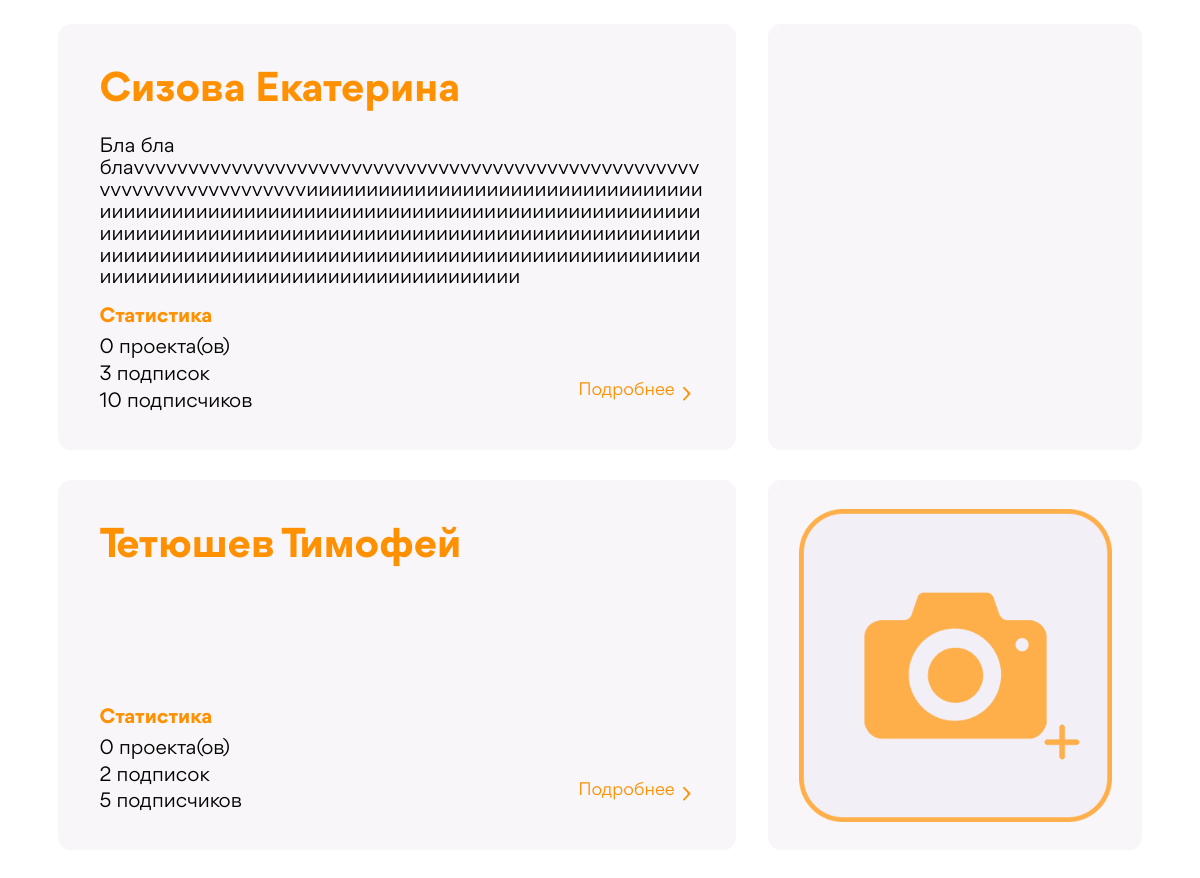
/ (middle part), run on an earlier commit of the app's database.
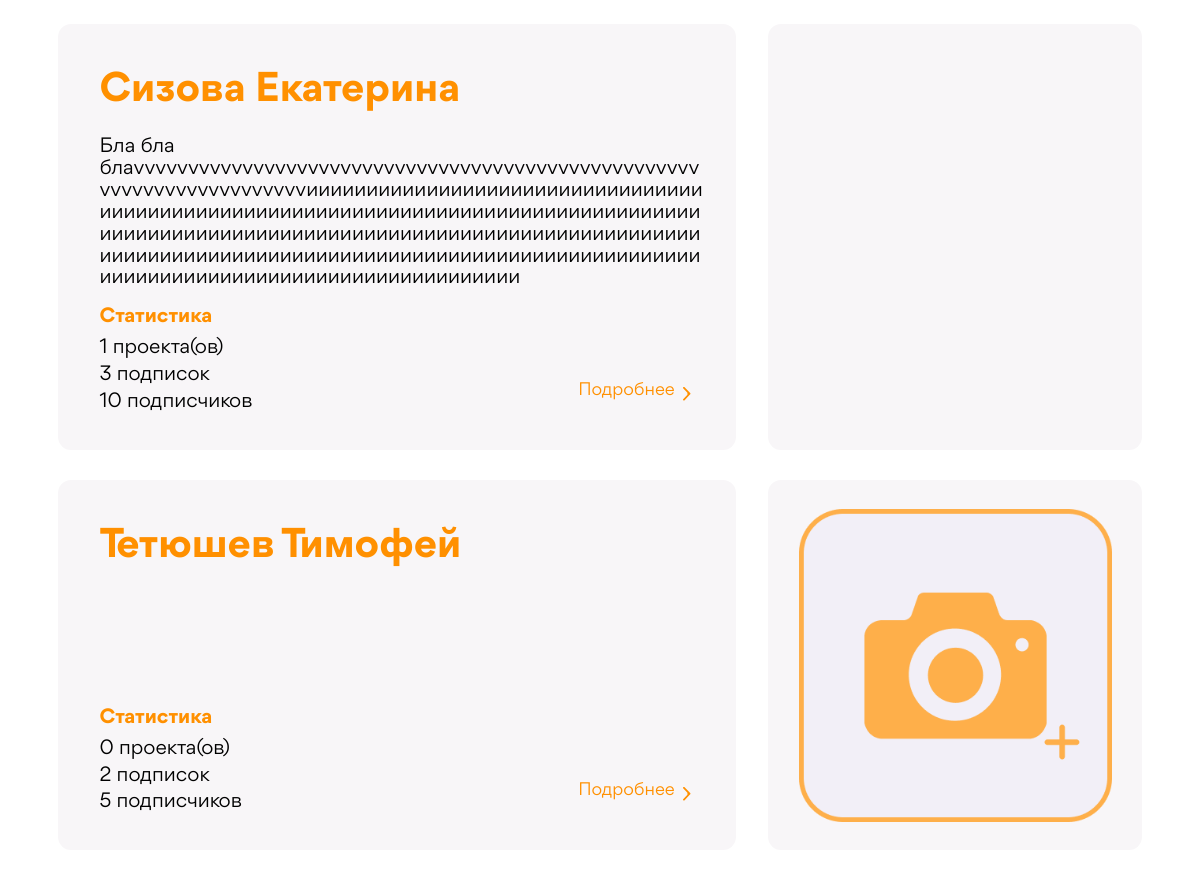
And on a later commit of the database.
### Accounts/models.py (models this page shows, shortened)
class User(AbstractUser):
    sur_sur_name = models.CharField(max_length=20, verbose_name="Фамилия",blank=True)
    slug = models.SlugField(verbose_name='Слаг', unique=True)
    descriptions = models.TextField(max_length=300, verbose_name='Описание',blank=True)
    email = models.EmailField(verbose_name='Почта',blank=True)
    spec = models.ForeignKey('Specs', db_index=True, on_delete=models.PROTECT, verbose_name="Специализация",blank=True, default=1)
    photo = models.ImageField(upload_to=user_directory_path, blank=True, verbose_name="Фото")
    time_create = models.DateTimeField(auto_now_add=True, verbose_name="Время создания")
    vk_url = models.URLField(max_length=128, blank=True, verbose_name='VK')
    hh_url = models.URLField(max_length=128,blank=True, verbose_name='HH')
    behance_url = models.URLField(max_length=128,blank=True,verbose_name='BH')
    def get_projects(self):
        return Project.objects.all().filter(users=self)
    def count_projects(self):
        return self.get_projects().count()
    def get_followers(self):
        return Follow.objects.all().filter(follow_from_id=self.id).values_list('follow_to', flat=True)
    def count_followers(self):
        return self.get_followers().count()
    def count_followings(self):
        return Follow.objects.all().filter(follow_to_id=self.id).count()
    def get_short_name(self):
        return '{0} {1}'.format(self.last_name, self.first_name)
    class Meta:
        verbose_name = 'Юзер'
        verbose_name_plural = 'Юзеры'
        ordering = ['id']

### Accounts/views.py (the view)
# urls.py: 2. Add a URL to urlpatterns:  path('', Home.as_view(), name='home')
class Home(ListView):
    model = User
    template_name = "main_page.html"
    context_object_name = "users"
    def get_context_data(self, *, object_list = None, **kwargs):
        context = super().get_context_data(**kwargs)
        context['title'] = "Главная страница"
        return context
    def get_queryset(self):
        users = User.objects.all().exclude(id=self.request.user.id).filter(is_superuser=0)
        if self.request.method == 'GET':
            first_name = self.request.GET.get('first_name')
            last_name = self.request.GET.get('last_name')
            spec = self.request.GET.get('specialization')
            first_name_q = Q()
            if first_name:
                first_name_q = Q(first_name__icontains=first_name)
            last_name_q = Q()
            if last_name:
                last_name_q = Q(last_name__icontains=last_name)
            if spec:
                try:
                    spec_obj = Specs.objects.get(name=spec)
                    users = users.filter(spec=spec_obj)
                except Specs.DoesNotExist:
                    pass
            users = users.filter(first_name_q & last_name_q)
        users = users.annotate(num_followers=Count('following')).order_by('-num_followers')
        return users

### templates/main_page.html (shortened to what this page needs)
{% extends 'base.html' %}
{% load static %}
{% block css %}
    <link rel="stylesheet" href="{% static 'css/normalize.css' %}">
    <link rel="stylesheet" href="{% static 'css/general_styles.css' %}">
    <link rel="stylesheet" href="{% static 'css/main_page.css' %}">
    <link href = "{% static 'fonts/stylesheet.css' %}" rel = "stylesheet" type = "text/css" />
{% endblock %}
{% block content %}
<div class="users">
{% for u in users %}
    <div class="user-card-container">
            <div class="left-section card-container">
                <div class="user-header">{{ u.get_short_name }}</div>
                <p class="user-text">{{ u.descriptions }}</p>
                <div class="user-statistic-header">Статистика</div>
                <div class="statistic-container">
                    <ul class="statistic-list">
                        <li class="statistic-item">{{ u.count_projects }} проекта(ов)</li>
                        <li class="statistic-item">{{ u.count_followers }} подписок</li>
                        <li class="statistic-item">{{ u.count_followings }} подписчиков</li>
                    </ul>
                    <a href="{% url 'profile' slug=u.slug %}" class="project-link">
                        <h5 class="abour-project">Подробнее</h5>
                        <img class="abour-project-icon" src="{% static 'images/about-project-icon.svg' %}">
                    </a>
                    </div>
                </div>
                <div class="right-section card-container">
                    {% if u.photo %}
                        <img src="{{u.photo.url}}" alt="" class="avatar">
                    {% else %}
                        <img src="{% static '/images/default_photo.png' %}" alt="" class="avatar">
                    {% endif %}
                </div>
            </div>
        </div>
{% endfor %}
{% endblock %}

What changed in the data, as far as the page shows it:
changed User "Сизова Екатерина": count_projects "0" → "1"
